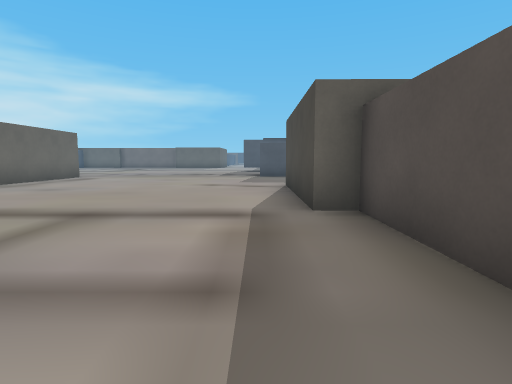
[1] (above)

16 first-person views from a walk through a Godot game level. The camera is 1.3 m above the floor, tilts 6° down and sees 80° across. The floor is counted in squares, 2 m on a side. Each view is taken from the middle of a square. On the plan, view 1 faces up. The plan holds only what a view shows up to about 10 squares ahead; the rest is blank. The place goes on beyond the plan. Some surface patterns are stand-ins.

[2]
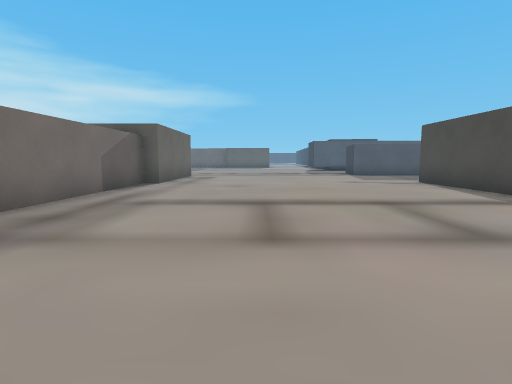

[3]
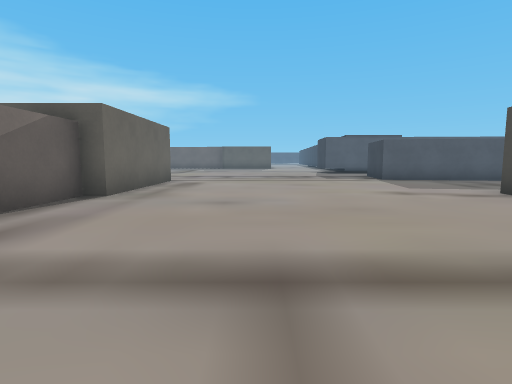

[4]
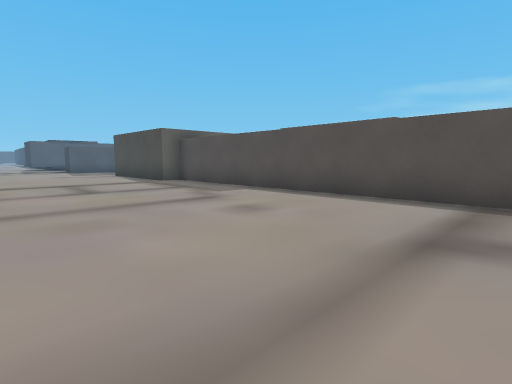

[5]
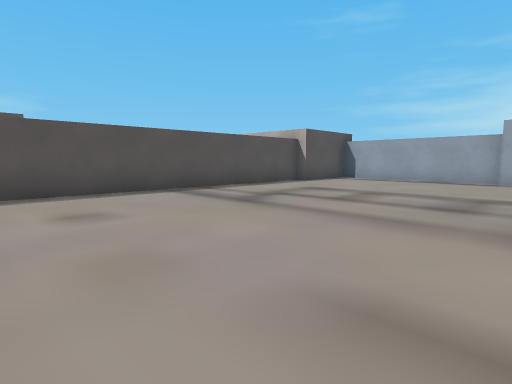

[6]
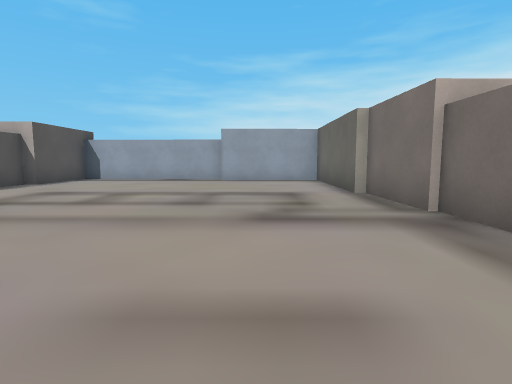

[7]
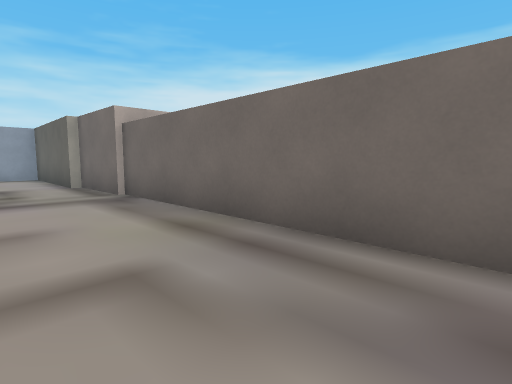

[8]
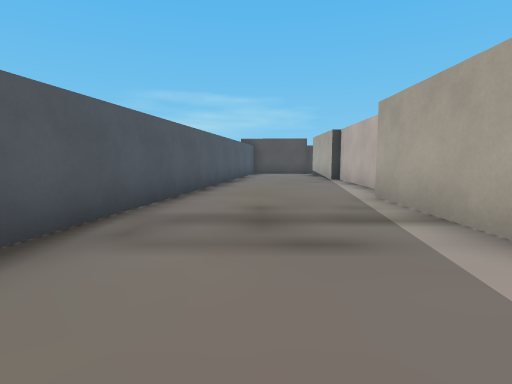

[9]
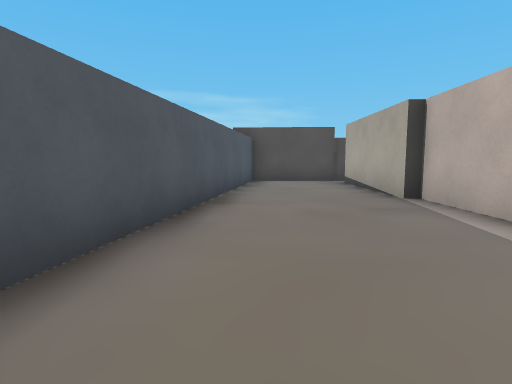

[10]
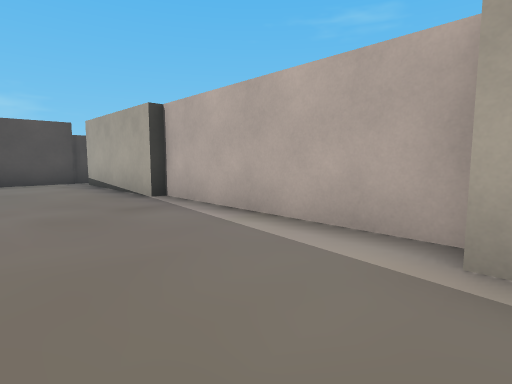

[11]
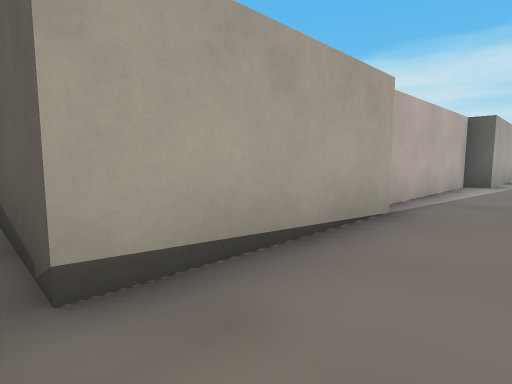

[12]
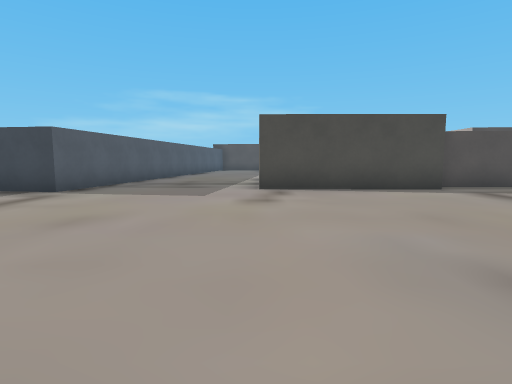

[13]
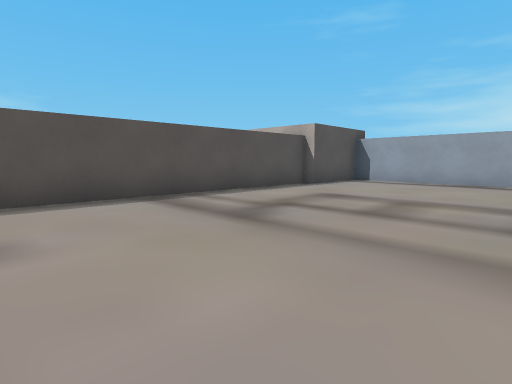

[14]
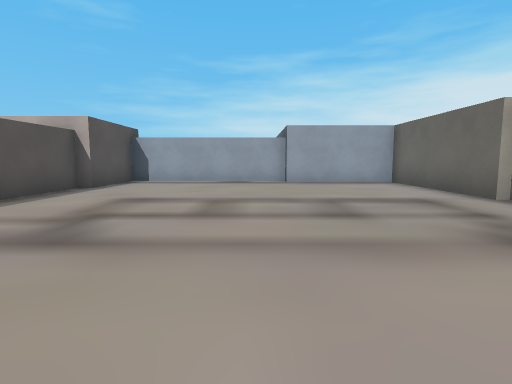

[15]
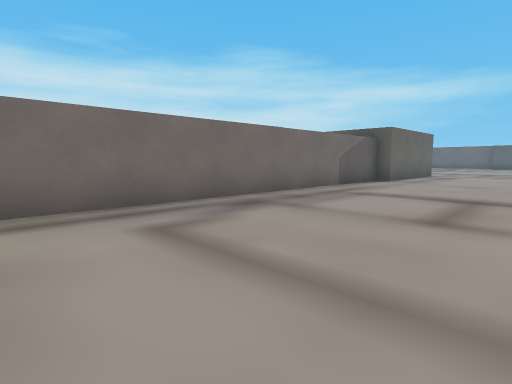

[16]
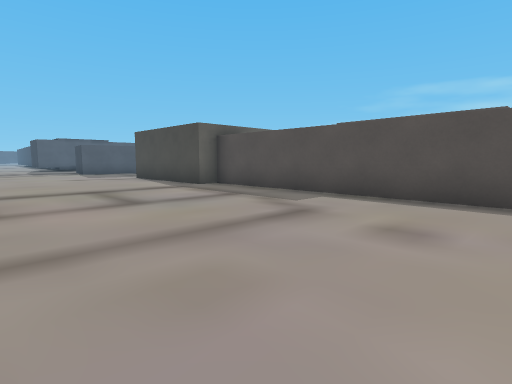

### Floor plan
Key: @ floor where view 1 was taken; # wall or solid block; . floor; B block; O other object.
Columns run from 8 left of view 1 to 14 right of it. Each row starts with its distance up from view 1.
 12   ......#######
 11  B............########
 10  B...................#O
  9  B....................O
  8  B.......BBBB.........O
  7 BB.......B  BOOOOBBBB.O
  6  O.......B          B.
  5  O.......B          B
  4  O.......BBB
  3  O........O
  2  O........O
  1  O........OOO
  0  O......@.OO
 -1 O........O O
 -2 O........O O
 -3 O........O
 -4 O........O
 -5  O.......O
 -6   .......O
 -7  B.......O
 -8  B.......O
 -9  B.......O
-10  B.......O
-11  ####....O
-12     ######

Where each view was taken, in squares from view 1:
view 1: 0 up, 0 right, facing up
view 2: 1 down, 4 left, facing up
view 3: 2 up, 4 left, facing up
view 4: 5 down, 4 left, facing up-right
view 5: 1 down, 5 left, facing down-right
view 6: 1 down, 5 left, facing down
view 7: 1 up, 5 left, facing down-left
view 8: 10 up, 1 left, facing right
view 9: 10 up, 4 right, facing right
view 10: 10 up, 4 right, facing down-right
view 11: 9 up, 13 right, facing down-left
view 12: 8 up, 6 left, facing right
view 13: 2 down, 4 left, facing down-right
view 14: 2 down, 3 left, facing down
view 15: 2 down, 3 left, facing up-left
view 16: 3 down, 4 left, facing up-right
